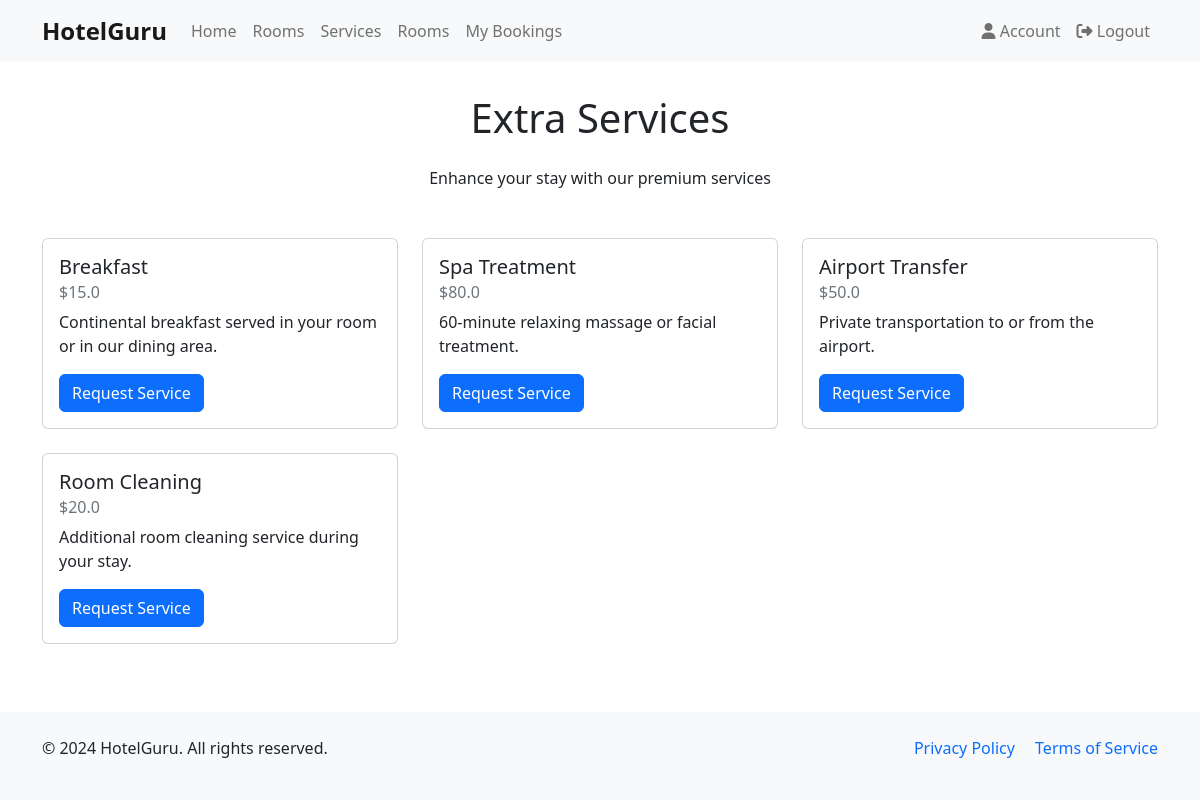
The page /extra_services on the database its author committed.
### WebApp/models.py (models this page shows, shortened)
class ExtraService(db.Model):
    id = db.Column(db.Integer, primary_key=True)
    name = db.Column(db.String(100), nullable=False)
    description = db.Column(db.Text, nullable=True)
    price = db.Column(db.Float, nullable=False)

### WebApp/routes.py (the view)
@routes.route("/extra_services", methods=['GET'])
def extra_services():
    services = ExtraService.query.all()
    return render_template('extra_services.html', title='Extra Services', services=services)

### WebApp/templates/extra_services.html (shortened to what this page needs)
{% extends "base.html" %}
{% block content %}
<div class="container">
    <h1 class="text-center mb-4">Extra Services</h1>
    <p class="text-center mb-5">Enhance your stay with our premium services</p>
    <div class="row">
        {% for service in services %}
        <div class="col-md-4 mb-4">
            <div class="card h-100">
                <div class="card-body">
                    <h5 class="card-title">{{ service.name }}</h5>
                    <h6 class="card-subtitle mb-2 text-muted">${{ service.price }}</h6>
                    <p class="card-text">{{ service.description }}</p>
                    {% if current_user %}
                    <a href="{{ url_for('routes.user_bookings_api') }}" class="btn btn-primary request-service" data-service-id="{{ service.id }}">Request Service</a>
                    {% else %}
                    <a href="{{ url_for('routes.login') }}" class="btn btn-outline-primary">Login to Request</a>
                    {% endif %}
                </div>
            </div>
        </div>
        {% endfor %}
    </div>
</div>
{% endblock %}

### WebApp/templates/base.html (style rules this page uses)
body { min-height: 100vh; display: flex; flex-direction: column; }

### rows shown on the page
ExtraService: name "Breakfast", price "15.0", description "Continental breakfast served in your room or in our dining area."
ExtraService: name "Spa Treatment", price "80.0", description "60-minute relaxing massage or facial treatment."
ExtraService: name "Airport Transfer", price "50.0", description "Private transportation to or from the airport."
ExtraService: name "Room Cleaning", price "20.0", description "Additional room cleaning service during your stay."
